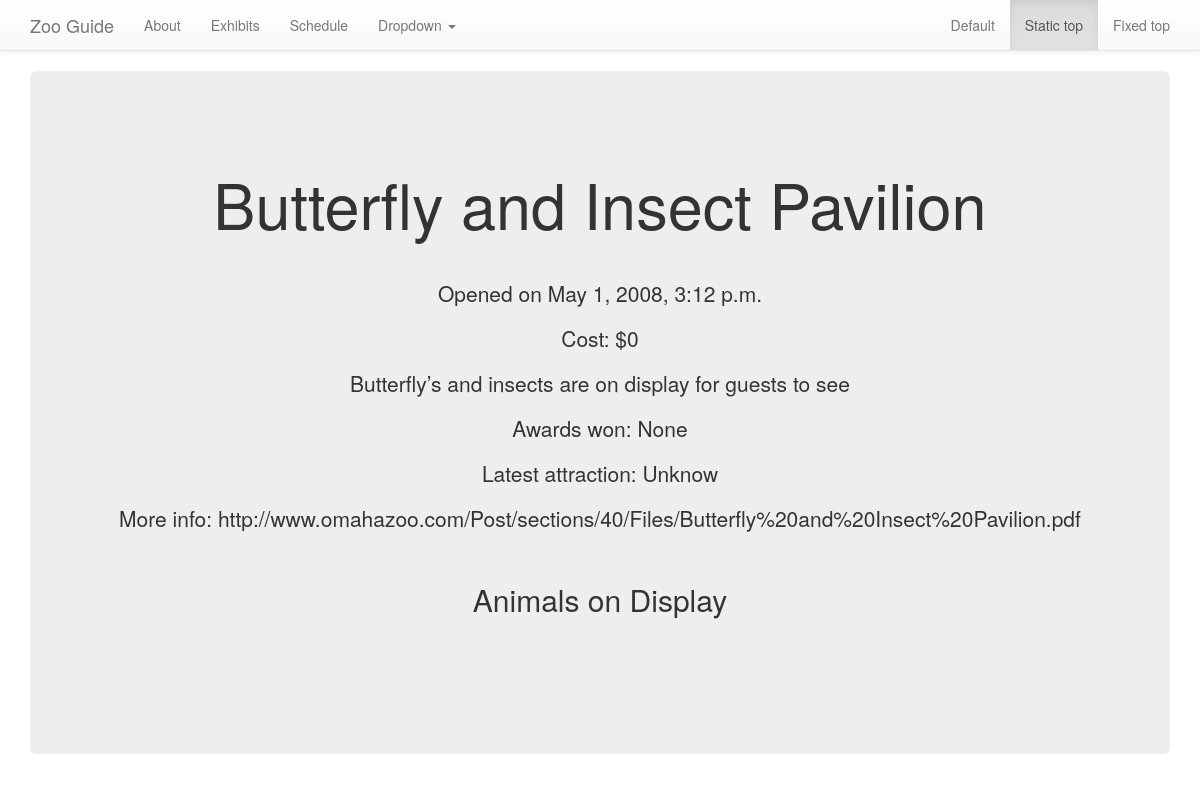
The app's page /exhibits/2/ with its own data.
### zooguide/models.py (models this page shows, shortened)
class Exhibits(models.Model):
    exhibit_name = models.CharField(max_length=35)
    exhibit_date = models.DateTimeField()
    exhibit_cost = models.IntegerField(blank=True, null=True)
    exhibit_awards = models.TextField(blank=True, null=True)
    exhibit_latest = models.TextField(blank=True, null=True)
    exhibit_ilink = models.URLField(blank=True, null=True)
    description = models.TextField()
    animals = models.ManyToManyField(Animals, blank=True, null=True)

### zooguide/views.py (the view)
# urls.py: url(r'exhibits/(?P<exhibit_number>\d+)/$', views.exhibitdetail),
def exhibitdetail(request, exhibit_number):
    exhibit = Exhibits.objects.get(id=exhibit_number)
    context = {"exhibit":exhibit}
    return render(request, 'exhibitdetail.html', context)

### zooguide/templates/exhibitdetail.html (shortened to what this page needs)
{% extends "base.html" %}
{% block content %}
<h1 class="exhibit_aod">{{ exhibit.exhibit_name }}</h1>
<p>Opened on {{ exhibit.exhibit_date }}</p>
<p>Cost: ${{ exhibit.exhibit_cost }}</p>
<p>{{ exhibit.description }}</p>
<p>Awards won: {{ exhibit.exhibit_awards }}</p>
<p>Latest attraction: {{ exhibit.exhibit_latest }}</p>
<p>More info: {{ exhibit.exhibit_ilink }}</p>
<h2 class="exhibit_aod">Animals on Display</h2>
 <div class="container">
</div>
{% endblock %}

### zooguide/static/css/navbar-static-top.css (style rules this page uses)
body { min-height: 2000px; }

### records on screen
Exhibits: exhibit_name "Butterfly and Insect Pavilion", exhibit_date "May 1, 2008, 3:12 p.m.", exhibit_cost "0", description "Butterfly’s and insects are on display for guests to see", exhibit_awards "None", exhibit_latest "Unknow", exhibit_ilink "http://www.omahazoo.com/Post/sections/40/Files/Butterfly%20and%20Insect%20Pavilion.pdf"
